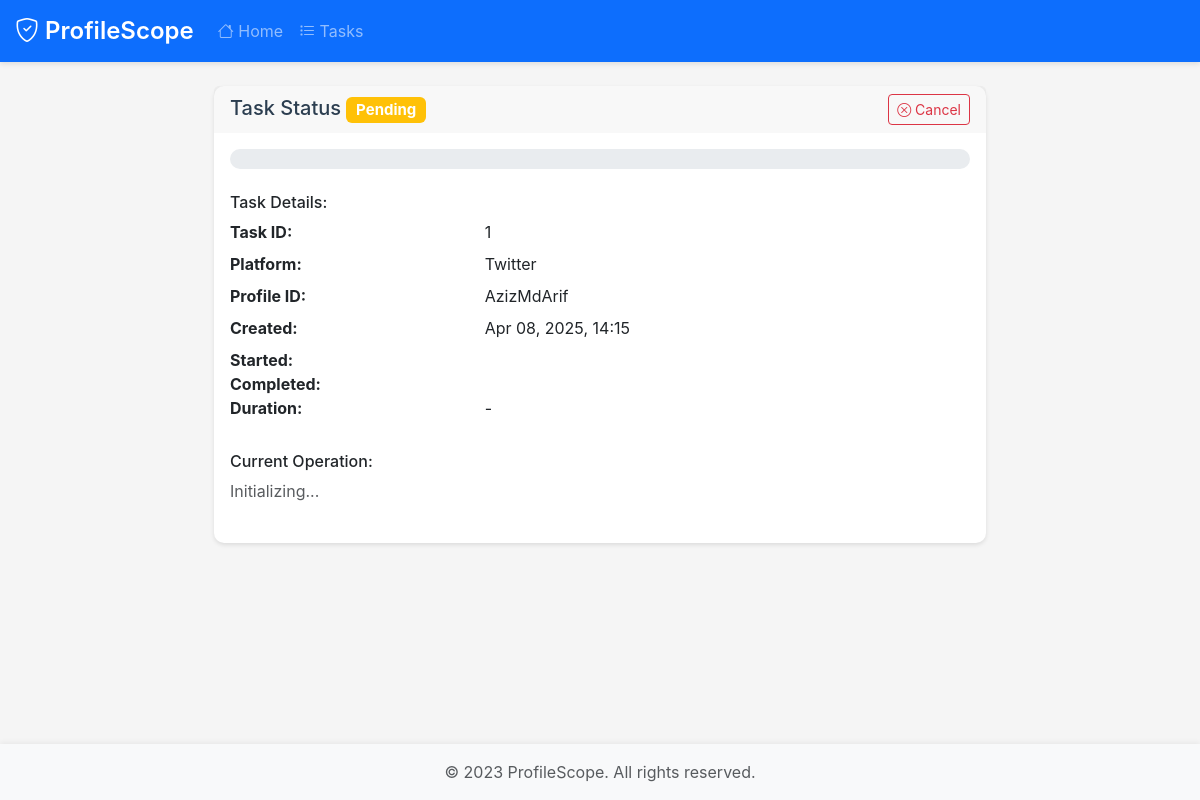
The app's page /tasks/1 with its own data.
### app/web/models/task.py (models this page shows, shortened)
class Task(db.Model):
    id = db.Column(db.Integer, primary_key=True)
    platform = db.Column(db.String(50), nullable=False)
    profile_id = db.Column(db.String(255), nullable=False)
    status = db.Column(db.Enum(TaskStatus), default=TaskStatus.PENDING)
    progress = db.Column(db.Integer, default=0)
    message = db.Column(db.String(255))
    result_path = db.Column(db.String(255))
    error = db.Column(db.Text)
    duration = db.Column(db.Float)
    created_at = db.Column(db.DateTime, default=datetime.utcnow)
    updated_at = db.Column(
        db.DateTime, default=datetime.utcnow, onupdate=datetime.utcnow
    )
    started_at = db.Column(db.DateTime)
    completed_at = db.Column(db.DateTime)

### app/web/routes/views.py (the view)
@views_bp.route("/tasks/<int:task_id>")
def task(task_id):
    task = Task.query.get_or_404(task_id)
    return render_template("task.html", task=task)

### app/web/filters.py (called while the page is built, shortened)
def format_datetime(value):
    if not value:
        return ""
    if isinstance(value, str):
        try:
            value = datetime.fromisoformat(value.replace("Z", "+00:00"))
        except ValueError:
            return value
    return value.strftime("%b %d, %Y, %H:%M")

def format_duration(seconds):
    if not seconds:
        return "-"

def status_badge(status):
    badges = {
        "pending": "warning",
        "processing": "primary",
        "completed": "success",
        "failed": "danger",
    }
    return badges.get(status, "secondary")

def status_badge_class(status_enum):
    if hasattr(status_enum, "value"):
        status = status_enum.value
    else:
        status = str(status_enum).lower()
    return f"bg-{status_badge(status)}"

### app/web/templates/task.html (shortened to what this page needs)
{% extends "base.html" %}
{% block content %}
<div class="container">
    <div class="row justify-content-center">
        <div class="col-md-8">
            <div class="card" id="taskContainer" data-task-id="{{ task.id }}" data-status="{{ task.status }}">
                <div class="card-header d-flex justify-content-between align-items-center">
                    <h5 class="card-title mb-0">
                        Task Status
                        <span class="badge {{ task.status|status_badge_class }}" id="taskStatus">
                            {{ task.status|title }}
                        </span>
                    </h5>
                    {% if task.status in ['pending', 'processing'] %}
                        <button class="btn btn-outline-danger btn-sm" id="cancelTask">
                            <i class="bi bi-x-circle"></i> Cancel
                        </button>
                    {% endif %}
                </div>
                <div class="card-body">
                    <div class="progress mb-4" style="height: 20px;">
                    </div>
                    <div class="mb-4">
                        <h6>Task Details:</h6>
                        <dl class="row">
                            <dt class="col-sm-4">Task ID:</dt>
                            <dd class="col-sm-8">{{ task.id }}</dd>
                            <dt class="col-sm-4">Platform:</dt>
                            <dd class="col-sm-8">{{ task.platform|title }}</dd>
                            <dt class="col-sm-4">Profile ID:</dt>
                            <dd class="col-sm-8">{{ task.profile_id }}</dd>
                            <dt class="col-sm-4">Created:</dt>
                            <dd class="col-sm-8">{{ task.created_at|datetime }}</dd>
                            <dt class="col-sm-4">Started:</dt>
                            <dd class="col-sm-8">{{ task.started_at|datetime }}</dd>
                            <dt class="col-sm-4">Completed:</dt>
                            <dd class="col-sm-8">{{ task.completed_at|datetime }}</dd>
                            <dt class="col-sm-4">Duration:</dt>
                            <dd class="col-sm-8">{{ task.duration|duration }}</dd>
                        </dl>
                    </div>
                    <div class="mb-4">
                        <h6>Current Operation:</h6>
                        <p id="taskMessage" class="text-muted">
                            {{ task.message or 'Initializing...' }}
                        </p>
                    </div>
                </div>
            </div>
        </div>
    </div>
</div>
{% endblock %}

### app/web/static/css/style.css (style rules this page uses)
:root { --primary: #4a6fa5; --secondary: #6c757d; --success: #28a745; --danger: #dc3545; --warning: #ffc107; --info: #17a2b8; --light: #f8f9fa; --dark: #343a40; --primary-color: #2c3e50; --secondary-color: #34495e; --accent-color: #3498db; --success-color: #2ecc71; --warning-color: #f1c40f; --danger-color: #e74c3c; --light-bg: #f8f9fa; --dark-bg: #343a40; }
body { background-color: #f5f5f5; color: #333; min-height: 100vh; display: flex; flex-direction: column; font-family: -apple-system, BlinkMacSystemFont, "Segoe UI", Roboto, "Helvetica Neue", Arial, sans-serif; }
.container { max-width: 1200px; width: 100%; padding-right: 15px; padding-left: 15px; margin-right: auto; margin-left: auto; }
.card { border-radius: 10px; box-shadow: 0 4px 6px rgba(0, 0, 0, 0.1); margin-bottom: 20px; border: none; box-shadow: 0 2px 4px rgba(0, 0, 0, 0.1); transition: box-shadow 0.3s ease; }
.card-header { font-weight: bold; border-bottom: none; }
.card-title { color: var(--primary-color); }
.progress { background-color: #e9ecef; border-radius: 10px; height: 10px; margin-bottom: 10px; border-radius: 1rem; }

### records on screen
Task: status "Pending", id "1", platform "Twitter", profile_id "AzizMdArif", created_at "Apr 08, 2025, 14:15", duration|duration "-", message "Initializing..."
